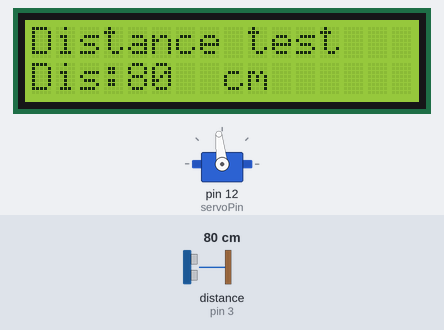
A sketch run on a simulated Arduino Uno, built with avr-gcc and run on an emulated ATmega328P. On the bench: 16×2 character LCD, servo. Wiring (inferred from the names in the program): ultrasonic range finder: trigger pin 2; echo pin 3. The inputs (shaded band) are chosen by the test bench; at power-on: distance to the obstacle (sensor on pin 3) 80 cm. The echo pulse lasts 58.3 µs per cm; what the sketch prints to the serial monitor is not drawn.

Above: at 1.2 s.
1.3 s: distance to the obstacle (sensor on pin 3) set to 18 cm
At 1.52 s:
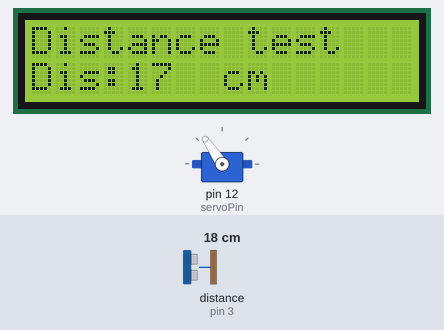
3.1 s: distance to the obstacle (sensor on pin 3) set to 250 cm
At 3.48 s:
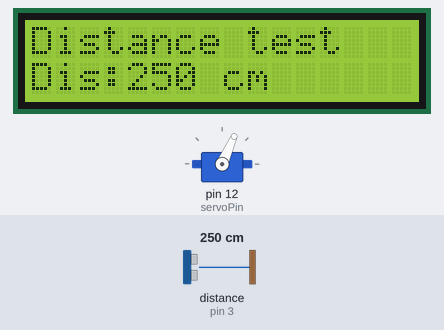
5.0 s: distance to the obstacle (sensor on pin 3) set to 2 cm
At 5.56 s:
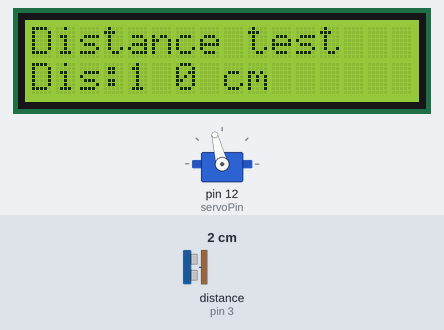
Timing chart, 0 to 12.6 s (numbered marks = the images above; inputs shaded):
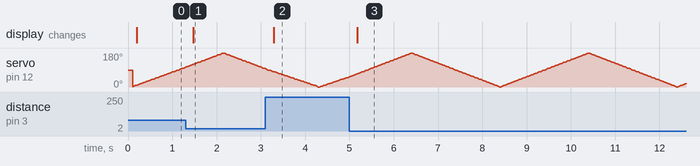

Measured:
- after the input at 1.3 s, the display: changes after 0.17 s (image 1)
- after the input at 3.1 s, the display: changes after 0.19 s (image 2)
- after the input at 5.0 s, the display: changes after 0.18 s (image 3)

The sketch:

main.ino
```cpp
#include <Wire.h>                 //引入库文件
#include <LiquidCrystal_I2C.h>
#include<Servo.h>  //数控制舵机运行

int step = 1;
int val = 0;

Servo myServo;  //新建一个舵机对象myServo
const int servoPin=12; //设置舵机的连接引脚为12
const int potPin=A2; //设置电位器的连接引脚为A0

LiquidCrystal_I2C lcd(0x27,16,2); //定义lcd对象
int TrigPin = 2;                  //定义超声波传感器引脚
int EchoPin = 3;
float distance;                   //定义距离变量
void setup()
{
  Serial.begin(9600);             //开启串口
  lcd.init();                     //初始化lcd
  lcd.backlight();                //开启lcd背光
  pinMode(TrigPin, OUTPUT);       //设置超声波传感器引脚模式
  pinMode(EchoPin, INPUT);

  lcd.setCursor(0,0);             //设置光标位置
  lcd.print("Distance test");     //显示内容

  myServo.attach(servoPin); //使用舵机库功能函数attach()，该函数的功能是告诉Arduino舵机连接到12数字引脚
}
void loop()
{
  if(val % 10 == 0)
  {
    get_dis();                      //获取距离函数
    lcd_display();
  }

  // int val = analogRead(potPin);
  // val = map(val, 0, 1023, 0, 180); //将val从0~1023映射到0~180

  val += step;
  if(val == 180)  step = - step;
  else if(val == 0)  step = - step;
  myServo.write(val);  //功能函数write(angle)功能是用于设定舵机旋转角度(angle)，角度范围为0°~180°
  delay(10);
}

void get_dis()                    //获取距离子函数
{
  digitalWrite(TrigPin, LOW);
  delayMicroseconds(2);
  digitalWrite(TrigPin, HIGH);
  delayMicroseconds(10);
  digitalWrite(TrigPin, LOW);
  distance = pulseIn(EchoPin, HIGH) / 58.0;
  Serial.print(distance);
  Serial.println("cm");
}

void lcd_display()                //lcd显示子函数
{
  int dis = int(distance);

  lcd.setCursor(0,1);
  if(dis >= 0 && dis < 1000)
  {
    lcd.print("Dis:");
    lcd.print(dis);
  }

  if(dis < 100) lcd.print(' ');

  lcd.setCursor(8,1);
  lcd.print("cm");
}
```
